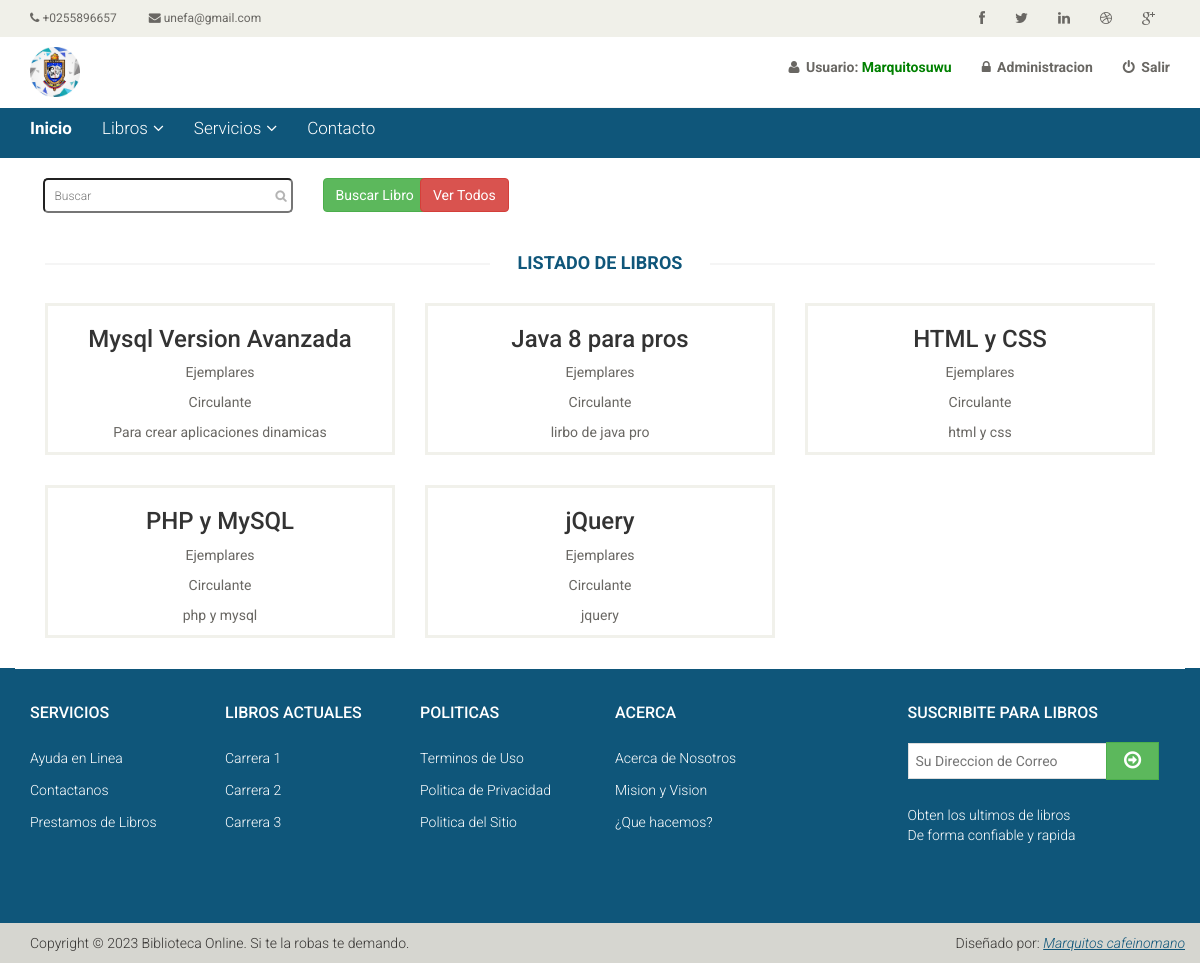
Page /busqueda.php (signed in) on the committed database.
### tables this page shows
CREATE TABLE `libros` (
  `id_libro` int(10) NOT NULL AUTO_INCREMENT,
  `foto` varchar(50) DEFAULT NULL,
  `nombre` varchar(255) NOT NULL,
  `descripcion` varchar(255) NOT NULL,
  `disponible` varchar(2) NOT NULL,
  `id_categoria` int(10) NOT NULL,
  `id_subcategoria` int(10) NOT NULL,
  `id_proveedor` int(10) NOT NULL,
  `fecha_ingreso` date DEFAULT NULL,
  `url_descarga` varchar(250) DEFAULT NULL,
  PRIMARY KEY (`id_libro`),
  KEY `id_categoria` (`id_categoria`),
  KEY `id_proveedor` (`id_proveedor`),
  CONSTRAINT `libros_ibfk_1` FOREIGN KEY (`id_categoria`) REFERENCES `categorias` (`id_categoria`),
  CONSTRAINT `libros_ibfk_2` FOREIGN KEY (`id_proveedor`) REFERENCES `proveedor` (`id_proveedor`)
);

### busqueda.php (the view, shortened to what this page needs)
<?php
if (isset($_SESSION['usuario'])) {
?>
	<!DOCTYPE html>
	<html lang="en">
	<head>
		<link href="css/bootstrap.min.css" rel="stylesheet">
		<link href="css/font-awesome.min.css" rel="stylesheet">
		<link href="css/prettyPhoto.css" rel="stylesheet">
		<link href="css/price-range.css" rel="stylesheet">
		<link href="css/animate.css" rel="stylesheet">
		<link href="css/main.css" rel="stylesheet">
		<link href="css/responsive.css" rel="stylesheet">
	</head>
	<body>
		<?php include('includes/header.php'); ?>
		<section>
			<div class="container">
				<div class="row">
					<br>
					<div class="col-md-3">
						<form name="busqueda" method="get" action="busqueda.php">
							<div class="search_box pull-right">
								<input type="text" placeholder="Buscar" name="buscar" required="true" />
							</div>
					</div>
					<div class="col-md-1">
						<input type="submit" name="enviar" value="Buscar Libro" class="btn btn-success">
					</div>
					<div class="col-md-2">
						<a href="busqueda.php"><button class="btn btn-danger">Ver Todos</button></a>
					</div>
				</div>
				<div class="features_items">
					<br><br>
					<h2 class="title text-center">Listado de Libros</h2>
					<?php
					if (isset($_GET['enviar'])) {
						$busqueda = $_GET['buscar'];
						$query = mysqli_query($con, "select * from libros where nombre like '%$busqueda%' and disponible='si'");
						if (mysqli_num_rows($query) < 1) {
							echo "<div class='col-sm-3'>";
							echo "<p style='color:red;'><b>No tenemos libros que coincidan con este nombre</b></p>";
							echo "</div>";
						} else {
							while ($filas = mysqli_fetch_array($query)) {
								$id = $filas['id_libro'];
								$nombre = $filas['nombre'];
								$ejemplares = $filas['ejemplares'];
								$circulante = $filas['circulante'];
								$descripcion = $filas['descripcion'];
					?>
								<div class="col-sm-4">
									<div class="product-image-wrapper">
										<div class="single-products">
											<div class="productinfo text-center">
												<h3><?php echo $nombre ?></h3>
												<p>Ejemplares <?php echo $ejemplares ?></p>
												<p>Circulante <?php echo $circulante ?></p>
												<p><?php echo $descripcion ?></p>
											</div>
											<div class="product-overlay">
												<div class="overlay-content">
													<p><?php echo $nombre ?></p>
													<a href="admin/pdf/archivo.php?id=<?php echo $filas['id_libro'] ?>" class="btn btn-default add-to-cart"><i class="fa fa-download"></i>Ver y Descargar</a>
												</div>
											</div>
										</div>
									</div>
								</div>
						<?php }
						} ?>
						<?php
					} else {
						$query = mysqli_query($con, "select * from libros where disponible='si'");
						while ($filas = mysqli_fetch_array($query)) {
							$nombre = $filas['nombre'];
							$ejemplares = $filas['ejemplares'];
							$circulante = $filas['circulante'];
							$descripcion = $filas['descripcion'];
						?>
							<div class="col-sm-4">
								<div class="product-image-wrapper">
									<div class="single-products">
										<div class="productinfo text-center">
											<h3><?php echo $nombre ?></h3>
											<p>Ejemplares <?php echo $ejemplares ?></p>
											<p>Circulante <?php echo $circulante ?></p>
											<p><?php echo $descripcion ?></p>
										</div>
										<div class="product-overlay">
											<div class="overlay-content">
											</div>
										</div>
									</div>
								</div>
							</div>
					<?php
						}
					}
					?>
				</div>
		</section>
		<?php include('includes/footer.php'); ?>
	</body>
	</html>
<?php
} else {
	echo '<script> window.location="index.php"; </script>';
}
?>

### css/main.css (style rules this page uses)
body { font-family: 'Roboto', sans-serif; background:; position: relative; font-weight:400px; }
a { -webkit-transition: 300ms; -moz-transition: 300ms; -o-transition: 300ms; transition: 300ms; }
h1, h2, h3, h4, h5, h6 { font-family: 'Roboto', sans-serif; }
.search_box input { background: white; border: 1px solid bluedark; color: #B2B2B2; font-family: 'roboto'; font-size: 12px; font-weight: 300; height: 35px; outline: medium none; padding-left: 10px; width: 250px; background-image: url(../images/home/searchicon.png); background-repeat: no-repeat; background-position: 230px; border-radius: 5px; }
.left-sidebar h2:after, h2.title:after { content: " "; position: absolute; border: 1px solid #f5f5f5; bottom:8px; left: 0; width: 100%; height: 0; z-index: -2; }
h2.title:before { content: " "; position: absolute; background: #fff; bottom: -6px; width: 220px; height: 30px; z-index: -1; left: 50%; margin-left: -110px; }
.features_items { overflow:hidden; }
h2.title { color: #0f567a; font-family: 'Roboto', sans-serif; font-size: 18px; font-weight: 700; margin: 0 15px; text-transform: uppercase; margin-bottom: 30px; position: relative; }
.product-image-wrapper { border:3px solid #f1f1eb; overflow: hidden; margin-bottom:30px; }
.single-products { position: relative; }
.productinfo p { font-family: 'Roboto', sans-serif; font-size: 14px; font-weight: 400; color: #696763; }
.productinfo { position:relative; }
.product-overlay { background:#0f567a; top: 0; display: none; height: 0; position: absolute; transition: height 500ms ease 0s; width: 100%; display: block; opacity:; }
.product-overlay .overlay-content { bottom: 0; position: absolute; bottom: 0; text-align: center; width: 100%; }

### rows in the picture
libros: nombre "Mysql Version Avanzada", descripcion "Para crear aplicaciones dinamicas"
libros: nombre "Java 8 para pros", descripcion "lirbo de java pro"
libros: nombre "HTML y CSS", descripcion "html y css"
libros: nombre "PHP y MySQL", descripcion "php y mysql"
libros: nombre "jQuery", descripcion "jquery"

### other values in the picture
$usuario "Marquitosuwu"
